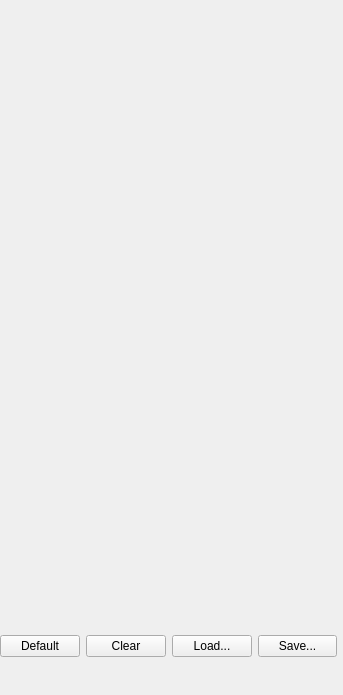
<?xml version="1.0" encoding="UTF-8"?>
<ui version="4.0">
 <class>TransferFunctionEditor</class>
 <widget class="QWidget" name="TransferFunctionEditor">
  <property name="geometry">
   <rect>
    <x>0</x>
    <y>0</y>
    <width>343</width>
    <height>695</height>
   </rect>
  </property>
  <widget class="QWidget" name="">
   <property name="geometry">
    <rect>
     <x>0</x>
     <y>630</y>
     <width>337</width>
     <height>32</height>
    </rect>
   </property>
   <layout class="QHBoxLayout" name="horizontalLayout_3">
    <item>
     <widget class="QPushButton" name="resetButton">
      <property name="text">
       <string>Default</string>
      </property>
     </widget>
    </item>
    <item>
     <widget class="QPushButton" name="clearButton">
      <property name="text">
       <string>Clear</string>
      </property>
     </widget>
    </item>
    <item>
     <widget class="QPushButton" name="loadButton">
      <property name="text">
       <string>Load...</string>
      </property>
     </widget>
    </item>
    <item>
     <widget class="QPushButton" name="saveButton">
      <property name="text">
       <string>Save...</string>
      </property>
     </widget>
    </item>
   </layout>
  </widget>
  <widget class="QWidget" name="">
   <property name="geometry">
    <rect>
     <x>10</x>
     <y>10</y>
     <width>321</width>
     <height>201</height>
    </rect>
   </property>
   <layout class="QVBoxLayout" name="rgbaLayout"/>
  </widget>
  <widget class="QWidget" name="">
   <property name="geometry">
    <rect>
     <x>10</x>
     <y>220</y>
     <width>321</width>
     <height>121</height>
    </rect>
   </property>
   <layout class="QVBoxLayout" name="redLayout"/>
  </widget>
  <widget class="QWidget" name="">
   <property name="geometry">
    <rect>
     <x>10</x>
     <y>350</y>
     <width>321</width>
     <height>121</height>
    </rect>
   </property>
   <layout class="QVBoxLayout" name="greenLayout"/>
  </widget>
  <widget class="QWidget" name="">
   <property name="geometry">
    <rect>
     <x>10</x>
     <y>480</y>
     <width>321</width>
     <height>121</height>
    </rect>
   </property>
   <layout class="QVBoxLayout" name="blueLayout"/>
  </widget>
  <zorder></zorder>
  <zorder>clearButton</zorder>
 </widget>
 <resources/>
 <connections/>
</ui>
